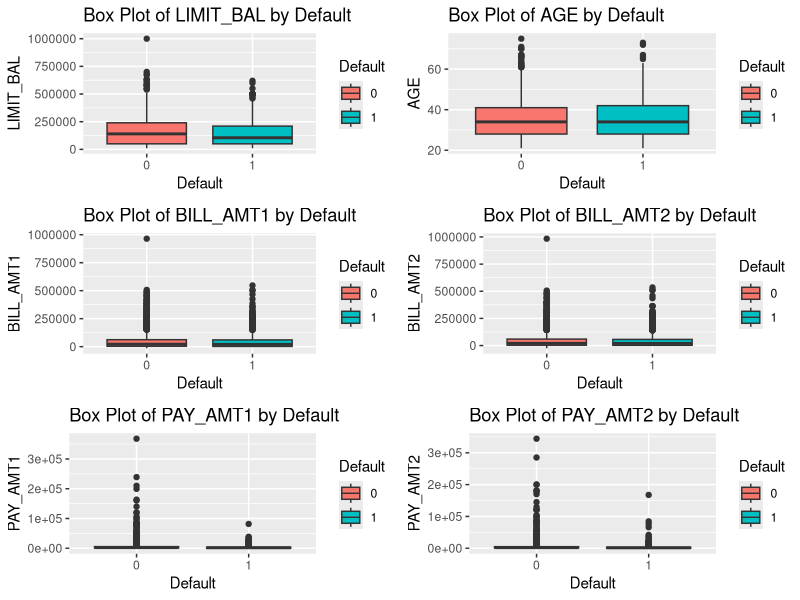
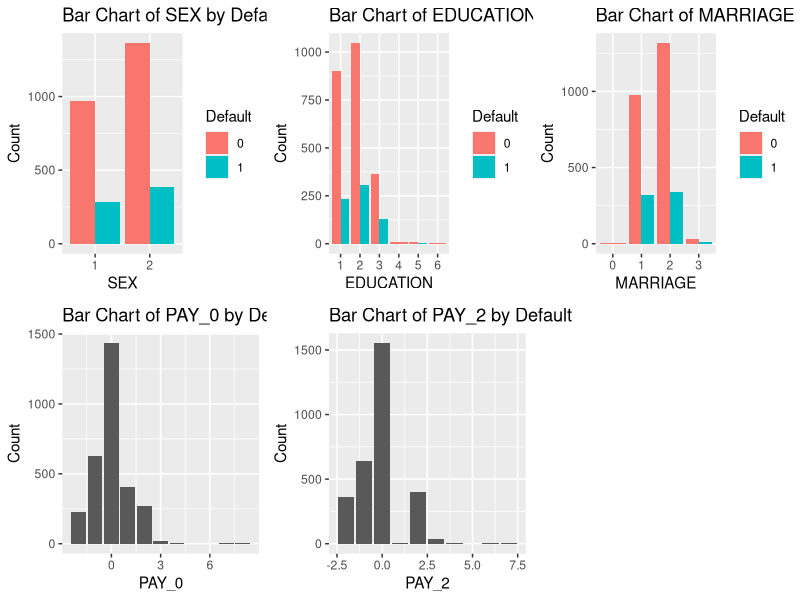

The R script that drew these images, in order: (Note: this script raises an error after producing the figures.)

# ================ Task 3 =====================

# Load the necessary libraries
library(ggplot2)
library(readr)
library(gridExtra)

# ========== 1. Load and Preprocess Data ==========

# Load the dataset with suppressed column type message
data <- read_csv("UCI_credit_sample.csv", show_col_types = FALSE)

# Remove rows with any NA values
data <- na.omit(data)

# ========== 2. Create Individual Plots ==========

# Box plot for LIMIT_BAL
plot1 <- ggplot(data, aes(x = as.factor(default), y = LIMIT_BAL, fill = as.factor(default))) +
  geom_boxplot() +
  labs(title = "Box Plot of LIMIT_BAL by Default", x = "Default", y = "LIMIT_BAL") +
  scale_fill_discrete(name = "Default")

# Box plot for AGE
plot2 <- ggplot(data, aes(x = as.factor(default), y = AGE, fill = as.factor(default))) +
  geom_boxplot() +
  labs(title = "Box Plot of AGE by Default", x = "Default", y = "AGE") +
  scale_fill_discrete(name = "Default")

# Box plot for BILL_AMT1
plot3 <- ggplot(data, aes(x = as.factor(default), y = BILL_AMT1, fill = as.factor(default))) +
  geom_boxplot() +
  labs(title = "Box Plot of BILL_AMT1 by Default", x = "Default", y = "BILL_AMT1") +
  scale_fill_discrete(name = "Default")

# Box plot for BILL_AMT2
plot4 <- ggplot(data, aes(x = as.factor(default), y = BILL_AMT2, fill = as.factor(default))) +
  geom_boxplot() +
  labs(title = "Box Plot of BILL_AMT2 by Default", x = "Default", y = "BILL_AMT2") +
  scale_fill_discrete(name = "Default")

# Box plot for PAY_AMT1
plot5 <- ggplot(data, aes(x = as.factor(default), y = PAY_AMT1, fill = as.factor(default))) +
  geom_boxplot() +
  labs(title = "Box Plot of PAY_AMT1 by Default", x = "Default", y = "PAY_AMT1") +
  scale_fill_discrete(name = "Default")

# Box plot for PAY_AMT2
plot6 <- ggplot(data, aes(x = as.factor(default), y = PAY_AMT2, fill = as.factor(default))) +
  geom_boxplot() +
  labs(title = "Box Plot of PAY_AMT2 by Default", x = "Default", y = "PAY_AMT2") +
  scale_fill_discrete(name = "Default")

# ========== 3. Arrange and Save Combined Box Plots ==========

# Arrange plots in a 2x3 grid with adjusted height
combined_plot <- grid.arrange(plot1, plot2, plot3, plot4, plot5, plot6, ncol = 2, heights = c(1, 1, 1))

# Save the combined plot with increased height
ggsave("combined_plot.png", plot = combined_plot, width = 10, height = 12)

# ========== 4. Create Individual Bar Charts for Categorical Variables ==========

# Bar chart for SEX
bar_chart_sex <- ggplot(data, aes(x = as.factor(SEX), fill = as.factor(default))) +
  geom_bar(position = "dodge") +
  labs(title = "Bar Chart of SEX by Default", x = "SEX", y = "Count") +
  scale_fill_discrete(name = "Default")

# Bar chart for EDUCATION
bar_chart_education <- ggplot(data, aes(x = as.factor(EDUCATION), fill = as.factor(default))) +
  geom_bar(position = "dodge") +
  labs(title = "Bar Chart of EDUCATION by Default", x = "EDUCATION", y = "Count") +
  scale_fill_discrete(name = "Default")

# Bar chart for MARRIAGE
bar_chart_marriage <- ggplot(data, aes(x = as.factor(MARRIAGE), fill = as.factor(default))) +
  geom_bar(position = "dodge") +
  labs(title = "Bar Chart of MARRIAGE by Default", x = "MARRIAGE", y = "Count") +
  scale_fill_discrete(name = "Default")

# Bar chart for PAY_0
bar_chart_pay_0 <- ggplot(data, aes(x = PAY_0, fill = default)) +
  geom_bar(position = "dodge") +
  labs(title = "Bar Chart of PAY_0 by Default", x = "PAY_0", y = "Count") +
  scale_fill_discrete(name = "Default")

# Bar chart for PAY_2
bar_chart_pay_2 <- ggplot(data, aes(x = PAY_2, fill = default)) +
  geom_bar(position = "dodge") +
  labs(title = "Bar Chart of PAY_2 by Default", x = "PAY_2", y = "Count") +
  scale_fill_discrete(name = "Default")

# ========== 5. Arrange and Save Combined Bar Charts ==========

# Arrange bar charts in a 2x3 grid
combined_bar_charts <- grid.arrange(
  bar_chart_sex, bar_chart_education, bar_chart_marriage, bar_chart_pay_0, bar_chart_pay_2,
  ncol = 3, nrow = 2
)

# Save the combined bar charts with increased height
ggsave("combined_bar_charts.png", plot = combined_bar_charts, width = 10, height = 8)
# ========== 6. Generate Summary Statistics for Continuous Variables ==========

summary_continuous <- data %>% 
  summarise(
    LIMIT_BAL_min = min(LIMIT_BAL),
    LIMIT_BAL_mean = mean(LIMIT_BAL),
    LIMIT_BAL_median = median(LIMIT_BAL),
    LIMIT_BAL_sd = sd(LIMIT_BAL),
    LIMIT_BAL_max = max(LIMIT_BAL),
    
    AGE_min = min(AGE),
    AGE_mean = mean(AGE),
    AGE_median = median(AGE),
    AGE_sd = sd(AGE),
    AGE_max = max(AGE),
    
    BILL_AMT1_min = min(BILL_AMT1),
    BILL_AMT1_mean = mean(BILL_AMT1),
    BILL_AMT1_median = median(BILL_AMT1),
    BILL_AMT1_sd = sd(BILL_AMT1),
    BILL_AMT1_max = max(BILL_AMT1),
    
    BILL_AMT2_min = min(BILL_AMT2),
    BILL_AMT2_mean = mean(BILL_AMT2),
    BILL_AMT2_median = median(BILL_AMT2),
    BILL_AMT2_sd = sd(BILL_AMT2),
    BILL_AMT2_max = max(BILL_AMT2),
    
    PAY_AMT1_min = min(PAY_AMT1),
    PAY_AMT1_mean = mean(PAY_AMT1),
    PAY_AMT1_median = median(PAY_AMT1),
    PAY_AMT1_sd = sd(PAY_AMT1),
    PAY_AMT1_max = max(PAY_AMT1),
    
    PAY_AMT2_min = min(PAY_AMT2),
    PAY_AMT2_mean = mean(PAY_AMT2),
    PAY_AMT2_median = median(PAY_AMT2),
    PAY_AMT2_sd = sd(PAY_AMT2),
    PAY_AMT2_max = max(PAY_AMT2)
  )

# ========== 7. Generate Summary Statistics for Categorical Variables ==========

summary_categorical <- data %>% 
  group_by(default) %>% 
  summarise(
    SEX_1 = sum(SEX == 1),
    SEX_2 = sum(SEX == 2),
    
    EDUCATION_1 = sum(EDUCATION == 1),
    EDUCATION_2 = sum(EDUCATION == 2),
    EDUCATION_3 = sum(EDUCATION == 3),
    EDUCATION_4 = sum(EDUCATION == 4),
    EDUCATION_5 = sum(EDUCATION == 5),
    EDUCATION_6 = sum(EDUCATION == 6),
    
    MARRIAGE_0 = sum(MARRIAGE == 0),
    MARRIAGE_1 = sum(MARRIAGE == 1),
    MARRIAGE_2 = sum(MARRIAGE == 2),
    MARRIAGE_3 = sum(MARRIAGE == 3),
    
    PAY_0_0 = sum(PAY_0 == 0),
    PAY_0_1 = sum(PAY_0 == 1),
    PAY_0_2 = sum(PAY_0 == 2),
    PAY_0_3 = sum(PAY_0 == 3),
    PAY_0_4 = sum(PAY_0 == 4),
    PAY_0_5 = sum(PAY_0 == 5),
    PAY_0_6 = sum(PAY_0 == 6),
    PAY_0_7 = sum(PAY_0 == 7),
    PAY_0_8 = sum(PAY_0 == 8),
    PAY_0_9 = sum(PAY_0 == 9),
    
    PAY_2_0 = sum(PAY_2 == 0),
    PAY_2_1 = sum(PAY_2 == 1),
    PAY_2_2 = sum(PAY_2 == 2),
    PAY_2_3 = sum(PAY_2 == 3),
    PAY_2_4 = sum(PAY_2 == 4),
    PAY_2_5 = sum(PAY_2 == 5),
    PAY_2_6 = sum(PAY_2 == 6),
    PAY_2_7 = sum(PAY_2 == 7),
    PAY_2_8 = sum(PAY_2 == 8),
    PAY_2_9 = sum(PAY_2 == 9)
  )


# ================ Task 4 =====================

# ==============================================
# 1. Load Necessary Libraries
# ==============================================
library(tidyverse)
library(TTR)
library(quantmod)
library(xts)
library(caret)
library(e1071)
library(nnet)
library(ggplot2)

# ==============================================
# 2. Load and Preprocess the Data
# ==============================================
# Load the data
data_stock_24 <- read.csv("data_stock_24.csv")
data_stock_24$Date <- as.Date(data_stock_24$Date, format="%Y-%m-%d")

# Inspect the column names to ensure correctness
colnames(data_stock_24)

# Subset the data to include only Date, ATVI-US, and sentiment columns
data_subset <- data_stock_24[, c("Date", "ATVI.US", "sentiment")]

# Convert data to xts format
data_xts <- xts(data_subset$`ATVI.US`, order.by=data_subset$Date)

# ==============================================
# 3. Calculate Technical Indicators
# ==============================================
# Calculate Daily Logarithmic Returns
log_returns <- ROC(data_xts, type="continuous", na.pad=FALSE)
colnames(log_returns) <- "log_returns"

# Calculate Moving Average (5-day)
ma_5 <- SMA(data_xts, n=5)
colnames(ma_5) <- "ma_5"

# Calculate Exponential Moving Average (5-day)
ema_5 <- EMA(data_xts, n=5)
colnames(ema_5) <- "ema_5"

# Calculate RSI (5-day)
rsi_5 <- RSI(data_xts, n=5)
colnames(rsi_5) <- "rsi_5"

# Combine all indicators into a single xts object
indicators <- merge(log_returns, ma_5, ema_5, rsi_5, all=FALSE)

# Lag the predictors by one period using xts::lag.xts, excluding log_returns
predictors <- indicators[, -1]  # Exclude the first column (log_returns)
lagged_predictors <- xts::lag.xts(predictors, k=1)

# Combine the non-lagged log_returns with lagged predictors
final_indicators <- merge(indicators$log_returns, lagged_predictors, all=FALSE)

# Remove NA values resulting from the lag operation
final_indicators <- na.omit(final_indicators)

# ==============================================
# 4. Process Sentiment Indicator
# ==============================================
# Convert sentiment data to xts format
sentiment_xts <- xts(data_subset$sentiment, order.by=data_subset$Date)
colnames(sentiment_xts) <- "sentiment"

# Lag the sentiment indicator by one period
lagged_sentiment <- xts::lag.xts(sentiment_xts, k=1)

# Remove NA values resulting from the lag operation
lagged_sentiment <- na.omit(lagged_sentiment)

# ==============================================
# 5. Merge All Indicators and Prepare Final Data
# ==============================================
# Merge the lagged sentiment indicator with final indicators
final_data <- merge(final_indicators, lagged_sentiment, all=FALSE)

# Convert to data frame for easier handling
final_data_df <- data.frame(Date=index(final_data), coredata(final_data))


# ==============================================
# 6. Set Seed and Split Data into Training and Testing Sets
# ==============================================
# Set seed for reproducibility
set.seed(2345)

# Define the prediction window size
pred.window <- 100 # Last 100 days for the testing set

# Determine the indices for training and testing sets
idx <- c(1:(nrow(final_data_df) - pred.window))
d_train <- final_data_df[idx, ]
d_test <- final_data_df[(max(idx) + 1):nrow(final_data_df), ]

# Inspect the training and testing data
head(d_train)
head(d_test)

# ==============================================
# 7. Neural Network Regression Forecasting
# ==============================================
# Define the control parameters for model training
cntrl2 <- trainControl(method = "timeslice",
                       initialWindow = nrow(d_train) - pred.window,
                       horizon = pred.window,
                       fixedWindow = TRUE,
                       savePredictions = TRUE,
                       allowParallel = TRUE)

# Define preprocessing steps
prep1 <- c("center", "scale", "zv") # Include "zv" which removes variables with close to zero variance

# Train the neural network model
set.seed(2345)
nnet_model <- train(log_returns ~ . - Date, 
                    data = d_train, 
                    method = "nnet", 
                    trControl = cntrl2, 
                    preProcess = prep1, 
                    linout = TRUE, 
                    trace = FALSE, 
                    metric = "RMSE", 
                    tuneLength = 5)

# Print the trained model details
print(nnet_model)

# Prediction on the test set
nnet_predictions <- predict(nnet_model, newdata = d_test)

# Calculate performance measures
nnet_performance <- postResample(nnet_predictions, d_test$log_returns)

# Print performance measures
print(nnet_performance)

# Plot actual vs predicted values for Neural Network
data_pred_nnet <- data.frame(Date = d_test$Date, Actual = d_test$log_returns, Predicted = nnet_predictions)
data_pred_long_nnet <- pivot_longer(data_pred_nnet, cols = -Date)

plot_nn <- ggplot(data_pred_long_nnet, aes(x = Date, y = value, color = name)) +
  geom_line() +
  labs(title = "Neural Network Forecasting: Actual vs Predicted", x = "Date", y = "Log Returns") +
  theme_minimal()

# Save the plot using ggsave
ggsave("NN.png", plot = plot_nn, width = 10, height = 5)


# ==============================================
# 8. SVM Regression Forecasting
# ==============================================
# Train the SVM model with radial kernel
set.seed(2345)
svm_model <- train(log_returns ~ . - Date, 
                   data = d_train, 
                   method = "svmRadial", 
                   trControl = cntrl2, 
                   preProcess = prep1, 
                   metric = "RMSE", 
                   tuneLength = 5)

# Print the trained model details
print(svm_model)

# Prediction on the test set
svm_predictions <- predict(svm_model, newdata = d_test)

# Calculate performance measures
svm_performance <- postResample(svm_predictions, d_test$log_returns)

# Print performance measures
print(svm_performance)

# Plot actual vs predicted values for SVM
data_pred_svm <- data.frame(Date = d_test$Date, Actual = d_test$log_returns, Predicted = svm_predictions)
data_pred_long_svm <- pivot_longer(data_pred_svm, cols = -Date)

# Create the plot for SVM
plot_svm <- ggplot(data_pred_long_svm, aes(x = Date, y = value, color = name)) +
  geom_line() +
  labs(title = "SVM Regression Forecasting: Actual vs Predicted", x = "Date", y = "Log Returns") +
  theme_minimal()

# Save the plot using ggsave
ggsave("SVM.png", plot = plot_svm, width = 10, height = 5)



# Print performance measures for SVM
cat("SVM Performance Measures:\n")
print(svm_performance)

cat("Neural Network Performance Measures:\n")
print(nnet_performance)
